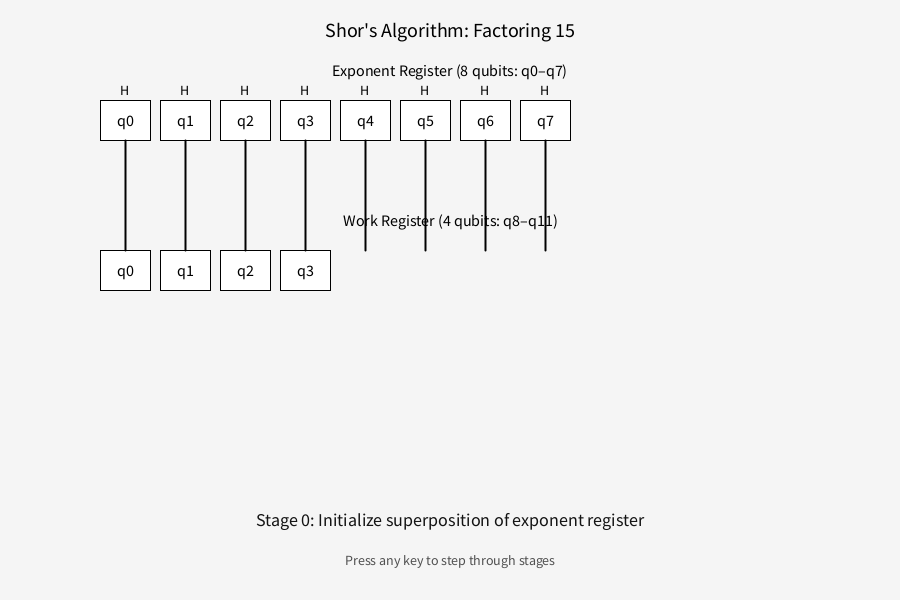
Frame 1 (no input)
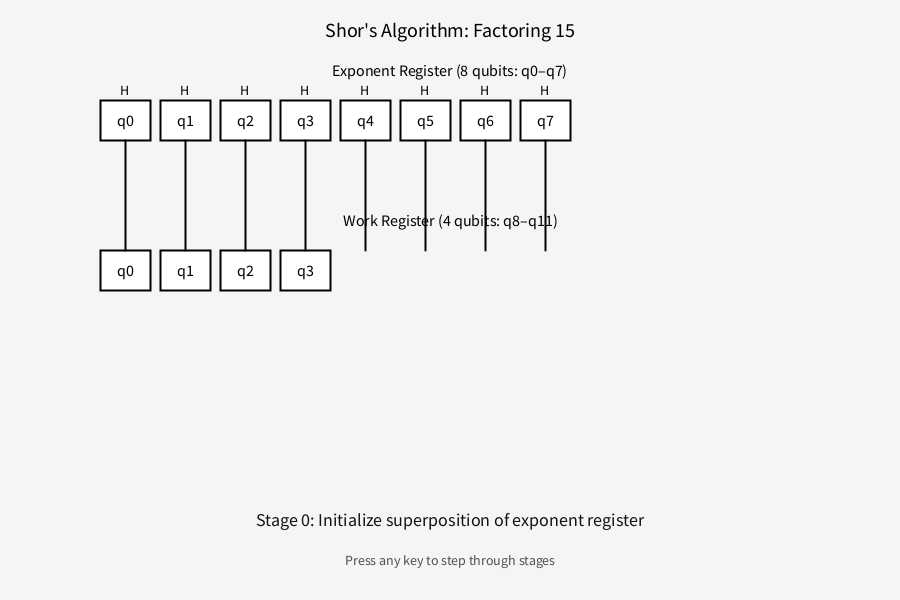
Frame 60 (the mouse pressed at the canvas centre just before this capture)
Frame 120 (the mouse held since frame 60 and released just before this capture): identical to frame 60, image omitted

The Processing sketch that drew these frames (run headless with seeded random() and noise(); from frame 60 on, the mouse is pressed at the canvas centre):

// Processing sketch: qubit_shors_factoring_15
// ── qubit_shors_factoring_15.pde
// Shor’s Algorithm Visualization (factoring 15)
// Processing 3 or 4

int step = 0; // current stage
String[] stages = {
  "Initialize superposition of exponent register",
  "Apply modular exponentiation: |x>|1> -> |x>|2^x mod 15>",
  "Apply Quantum Fourier Transform (QFT)",
  "Measure -> deduce period r = 4",
  "Classical post-processing: gcd(2^(r/2) ± 1, 15) = 3, 5"
};

void setup() {
  size(900, 600);
  textAlign(CENTER, CENTER);
  textSize(16);
}

void draw() {
  background(245);
  
  // Title
  fill(0);
  textSize(20);
  text("Shor's Algorithm: Factoring 15", width/2, 30);
  textSize(16);
  
  // Draw registers
  drawRegister(100, 100, 8, "Exponent Register (8 qubits: q0–q7)");
  drawRegister(100, 250, 4, "Work Register (4 qubits: q8–q11)");
  
  // Draw arrows for operations
  drawStage(step);
  
  // Instructions
  fill(80);
  text("Press any key to step through stages", width/2, height - 40);
  
  // Show stage description
  fill(20);
  textSize(18);
  text("Stage " + step + ": " + stages[step], width/2, height - 80);
}

void drawRegister(float x, float y, int n, String label) {
  float boxW = 50;
  float boxH = 40;
  float spacing = 10;
  
  fill(0);
  text(label, width/2, y - 30);
  
  for (int i = 0; i < n; i++) {
    float bx = x + i*(boxW+spacing);
    stroke(0);
    fill(255);
    rect(bx, y, boxW, boxH);
    fill(0);
    text("q"+i, bx+boxW/2, y+boxH/2);
  }
}

void drawStage(int s) {
  stroke(0);
  strokeWeight(2);
  fill(0);
  textSize(14);
  
  if (s == 0) {
    // Hadamards on exponent register
    for (int i = 0; i < 8; i++) {
      float bx = 100 + i*60 + 25;
      line(bx, 100+40, bx, 250);
      text("H", bx, 90);
    }
  } else if (s == 1) {
    // Modular exponentiation arrows
    for (int i = 0; i < 8; i++) {
      float bx = 100 + i*60 + 25;
      line(bx, 100+40, bx, 250);
      text("2^x mod 15", bx, 200);
    }
  } else if (s == 2) {
    // QFT gates
    for (int i = 0; i < 8; i++) {
      float bx = 100 + i*60 + 25;
      text("QFT", bx, 90);
    }
  } else if (s == 3) {
    // Measurement
    for (int i = 0; i < 8; i++) {
      float bx = 100 + i*60 + 25;
      line(bx, 100+40, bx, 350);
      ellipse(bx, 360, 20, 20);
      line(bx, 370, bx, 390);
      line(bx-10, 390, bx+10, 390);
    }
  } else if (s == 4) {
    textSize(18);
    text("Result: Factors of 15 = 3 and 5", width/2, 450);
  }
}

void keyPressed() {
  step = (step + 1) % stages.length;
}
